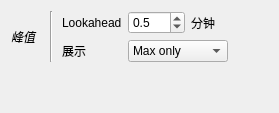
                     <widget class="QWidget" name="_peak_page">
                      <layout class="QVBoxLayout" name="verticalLayout_43">
                       <item>
                        <layout class="QGridLayout" name="gridLayout_11">
                         <property name="topMargin">
                          <number>0</number>
                         </property>
                         <item row="0" column="1" rowspan="2">
                          <widget class="Line" name="line">
                           <property name="minimumSize">
                            <size>
                             <width>10</width>
                             <height>0</height>
                            </size>
                           </property>
                           <property name="orientation">
                            <enum>Qt::Vertical</enum>
                           </property>
                          </widget>
                         </item>
                         <item row="0" column="2">
                          <widget class="QLabel" name="label_26">
                           <property name="text">
                            <string>Lookahead</string>
                           </property>
                          </widget>
                         </item>
                         <item row="0" column="3">
                          <widget class="QDoubleSpinBox" name="_ToolPeakLook">
                           <property name="toolTip">
                            <string>&lt;html&gt;&lt;head/&gt;&lt;body&gt;&lt;p&gt;Minimum distance between two peaks&lt;/p&gt;&lt;/body&gt;&lt;/html&gt;</string>
                           </property>
                           <property name="decimals">
                            <number>1</number>
                           </property>
                           <property name="value">
                            <double>0.500000000000000</double>
                           </property>
                          </widget>
                         </item>
                         <item row="0" column="4">
                          <widget class="QLabel" name="label_27">
                           <property name="text">
                            <string>分钟</string>
                           </property>
                          </widget>
                         </item>
                         <item row="1" column="2">
                          <widget class="QLabel" name="label_28">
                           <property name="text">
                            <string>展示</string>
                           </property>
                          </widget>
                         </item>
                         <item row="1" column="3" colspan="2">
                          <widget class="QComboBox" name="_ToolPeakMinMax">
                           <property name="toolTip">
                            <string>&lt;html&gt;&lt;head/&gt;&lt;body&gt;&lt;p&gt;Search either for maximum / minimum / both&lt;/p&gt;&lt;/body&gt;&lt;/html&gt;</string>
                           </property>
                           <item>
                            <property name="text">
                             <string>Max only</string>
                            </property>
                           </item>
                           <item>
                            <property name="text">
                             <string>Min only</string>
                            </property>
                           </item>
                           <item>
                            <property name="text">
                             <string>Min and Max</string>
                            </property>
                           </item>
                          </widget>
                         </item>
                         <item row="0" column="5">
                          <spacer name="horizontalSpacer_38">
                           <property name="orientation">
                            <enum>Qt::Horizontal</enum>
                           </property>
                           <property name="sizeHint" stdset="0">
                            <size>
                             <width>40</width>
                             <height>20</height>
                            </size>
                           </property>
                          </spacer>
                         </item>
                         <item row="0" column="0" rowspan="2">
                          <widget class="QLabel" name="label_50">
                           <property name="font">
                            <font>
                             <italic>true</italic>
                             <stylestrategy>PreferDefault</stylestrategy>
                             <kerning>true</kerning>
                            </font>
                           </property>
                           <property name="text">
                            <string>峰值</string>
                           </property>
                          </widget>
                         </item>
                        </layout>
                       </item>
                       <item>
                        <spacer name="verticalSpacer_14">
                         <property name="orientation">
                          <enum>Qt::Vertical</enum>
                         </property>
                         <property name="sizeHint" stdset="0">
                          <size>
                           <width>20</width>
                           <height>40</height>
                          </size>
                         </property>
                        </spacer>
                       </item>
                      </layout>
                     </widget>
